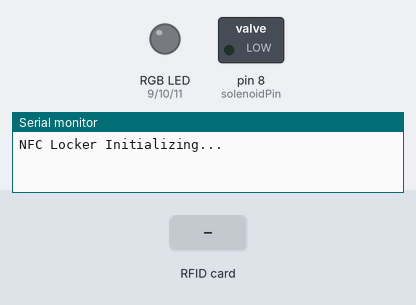
A sketch run on a simulated Arduino Uno, built with avr-gcc and run on an emulated ATmega328P. Shown: switched loads named in the sketch (green lamp = pin HIGH), an RGB LED mixed from three pins (HIGH = lit), the last lines printed to the serial monitor. Dashed ring = blinking. The inputs (shaded band) are chosen by the test bench.

Above: at 5.8 s.
5.9 s: RFID card 5E 7A 19 C4 held to the reader
At 10.37 s:
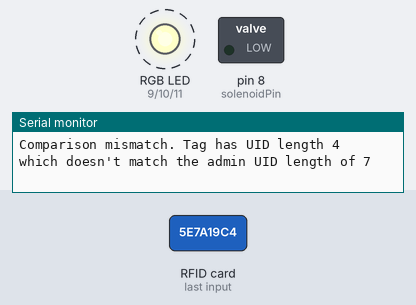
Timing chart, 0 to 12.4 s (numbered marks = the images above; inputs shaded):
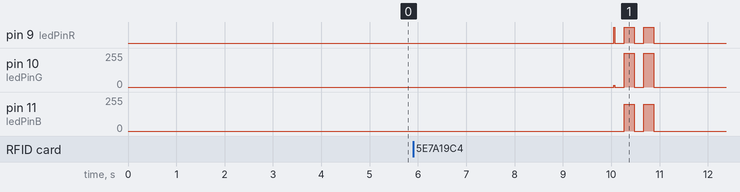

The sketch:

nfc_locker.ino
```cpp
/*
Arduino Uno Pinout:
  PN532 Module:
    A4 - SDA
    A5 - SCL
  LED:
    9  - Red
    10 - Green
    11 - Blue
  Solenoid:
    8  - (+)
*/

#include <Wire.h> // Included library for I2C communication
// The PN532 libraries in use here can be found at https://github.com/elechouse/PN532
// The PN532 module is using I2C for communication, make sure the DIP switches on the module are set appropriatley (1 = ON, 2 = OFF)
#include <PN532_I2C.h>
#include <PN532.h>
#include <NfcAdapter.h> // Part of the NDEF library (https://github.com/don/NDEF)
// Registered tags are stored in the EEPROM. The 0th byte stores the count of currently registered tags.
// The remaineder of the EEPROM stores the byte values of each registered tag with starting addresses of 1, 1 + maxUidLength, 1 + 2*maxUidLength, etc.
#include <EEPROM.h>
PN532_I2C pn532_i2c(Wire);
NfcAdapter nfc = NfcAdapter(pn532_i2c);
// Baud rate is the rate of serial communication. This value should match:
// 1. The Arduino (Windows Device Manager > Ports > Arduino Uno > Properties > Port Settings > Bits per seccond)
// 2. The Arduino serial monitor (Ctrl+Shift+M)
const long baudrate = 115200;
const int loopDelay = 5; // The general delay (in seconds) between read attempts
const int registrarDelay = 5; // The delay (in seconds) between detection of a registrar tag and the next read (the tag to be registered)
const int unlockTime = 5; // The amount of time (in seconds) the solenoid is retracted after successful authentication
// Admin UIDs
const int adminUidLength = 7; // Length in bytes of ALL admin UIDs
const unsigned int masterEntries = 1; // Number of master ID entries
const byte masterIDs[] = {
//  0x00,  0x00, 0x00, 0x00, 0x00, 0x00, 0x00 // Example entry
  };
const unsigned int registrarEntries = 1; // Number of registrar ID entries
const byte registrarIDs[] = {
//  0x00,  0x00, 0x00, 0x00, 0x00, 0x00, 0x00 // Example entry
  };
const unsigned int clearEntries = 1; // Number of clear ID entries
const byte clearIDs[] = {
//  0x00,  0x00, 0x00, 0x00, 0x00, 0x00, 0x00 // Example entry
  };
// Max UID length in bytes. Typical UID lengths are 4, 7, and (less typically) 11 bytes.
// Lowering this value will increase the number of tags that can be registered with the tradeoff of dropping support for tags with larger UIDs
const int maxUidLength = 7;
const int regCount = 0; // EEPROM address of the count of registered tags
// Hardware pins
const int ledPinR = 9;
const int ledPinG = 10;
const int ledPinB = 11;
const int solenoidPin = 8;
const int errorBlinkRate = 200;

void setup(void) {
  Serial.begin(baudrate);
  Serial.println("NFC Locker Initializing...");
  // Initialize Indicator LED
  pinMode(ledPinR, OUTPUT);
  pinMode(ledPinG, OUTPUT);
  pinMode(ledPinB, OUTPUT);
  setLed(255,0,0);
  // Initialize Solenoid pin
  pinMode(solenoidPin, OUTPUT);
  digitalWrite(solenoidPin, LOW);
  // Initialize the PN532 NFC module
  nfc.begin();
}
void loop(void) {
  setLed(0,0,0);
  delay(loopDelay * 1000);
  if (nfc.tagPresent()) {
    Serial.println("NFC tag present. Attempting read...");
    setLed(255,15,0); // Orange
    NfcTag tag = nfc.read();
    // tag.print();
    // Serial.println(tag.getUidString());
    int readUidLength = tag.getUidLength();
    // If the UID is of a valid length, continue processing.
    if (readUidLength <= maxUidLength) {
      byte readUid[readUidLength];
      tag.getUid(readUid, readUidLength);

      String readUidString = "Tag UID: ";
      for(int i = 0; i < readUidLength; i++) {
        readUidString += (String(readUid[i], (unsigned char)HEX) + " ");
      }
      Serial.println(readUidString);

      // If the tag is registered, open the locker
      if (idRegCheck(readUid, readUidLength)) {
        Serial.println("Registered tag present. Opening the locker...");
        digitalWrite(solenoidPin, HIGH);
        delay(unlockTime*1000);
        digitalWrite(solenoidPin, LOW);
      }
      // If tag is a master tag, open the locker
      else if (idListCheck(readUid, readUidLength, masterIDs, masterEntries)) {
        Serial.println("Master tag present. Opening the locker...");
        digitalWrite(solenoidPin, HIGH);
        delay(unlockTime*1000);
        digitalWrite(solenoidPin, LOW);
      }
      // If the tag is a registrar tag, proceed to register the next tag read
      else if (idListCheck(readUid, readUidLength, registrarIDs, registrarEntries)) {
        setLed(0, 255, 0); // Green
        Serial.println("Registrar tag present. Attempting read of tag to register...");
        delay(registrarDelay * 1000);
        while (!nfc.tagPresent()) {
          delay(loopDelay * 1000);
        }
        setLed(0, 0, 255); // Blue
        Serial.println("NFC tag present. Attempting read for registration...");
        tag = nfc.read();
        readUidLength = tag.getUidLength();
        if (readUidLength <= maxUidLength) {
          readUid[readUidLength];
          tag.getUid(readUid, readUidLength);

          readUidString = "Registering tag: ";
          for(int i = 0; i < readUidLength; i++) {
            readUidString += (String(readUid[i], (unsigned char)HEX) + " ");
          }
          Serial.println(readUidString);

          // If the tag is not an admin tag or a registered tag, register it
          if (!idListCheck(readUid, readUidLength, masterIDs, masterEntries) and !idListCheck(readUid, readUidLength, registrarIDs, registrarEntries) and !idListCheck(readUid, readUidLength, clearIDs, clearEntries) and !idRegCheck(readUid, readUidLength)){
            registerTag(readUid, readUidLength);
            ledBlink(0, 255, 0, errorBlinkRate, 4); // Purple
          }
          else {
            ledBlink(0, 0, 255, errorBlinkRate, 3);  // Blue
          }
        }
        else {
          Serial.println("(E102) Tag Error: Attempt to register a tag with UID length of " + String(readUidLength) + " which is longer than the allowed UID length of " + maxUidLength);
          ledBlink(0, 0, 255, errorBlinkRate, 4); // Blue
        }
      }
      // If the tag is a clear tag, proceed to clear all registered tags
      else if (idListCheck(readUid, readUidLength, clearIDs, clearEntries)) {
        setLed(255, 15, 15); // Pink
        Serial.println("Clear tag present. Clearing all registered tags...");
        for (int i = 0 ; i < EEPROM.length() ; i++) {
          EEPROM.write(i, 0);
        }
      }
      // The tag doesn't belong to a recognized category, do nothing
      else {
        ledBlink(255, 255, 200, errorBlinkRate, 2); // White
        Serial.println("Unrecognized tag.");
      }
    }
    else {
      Serial.println("(E101) Tag Error: This tag has a UID length of " + String(readUidLength) + " which is longer than the allowed UID length of " + maxUidLength);
      ledBlink(255, 0, 0, errorBlinkRate, 3); // Red
    }
  }
}
// Check if the provided uid is part of the provided idList
bool idListCheck(byte *uid, unsigned int uidLength, byte *idList, unsigned int idListEntries) {
  // Serial.println("Comparing ID to an admin ID list");
  if (uidLength != adminUidLength) {
    Serial.println("Comparison mismatch. Tag has UID length " + String(uidLength) + " which doesn't match the admin UID length of " + adminUidLength);
    return false;
  }
  // Serial.println("Admin UID Length = " + String(adminUidLength));
  // Serial.println("Tag UID Length = " + String(uidLength));
  // Serial.println("sizeof ID list = " + String(sizeof(idList)));
  // for each ID in the IDlist
  for (int i = 0; i < idListEntries; i++) {
    bool matchState = true; // No comparison has been done at this point, still potentially a match
    // compare each byte of the current ID list ID to the provided UID
    for (int j = 0; j < adminUidLength; j++) {
      // Serial.println("Comparint byte " + String(uid[j], (unsigned char)HEX) + " to " + String(idList[(i*adminUidLength) + j], (unsigned char)HEX));
      if (uid[j] != idList[(i*adminUidLength) + j]) {
        matchState = false; // A byte mismatch was found
        break; // No need to compare the UID to this ID list entry any further
      }
    }
    // if the match state is still true, the UID matched a list entry, return true
    if (matchState) {
      return true;
    }
    // This ID list entry wasn't a match, proceed to check the next entry
  }
  // Serial.println("Comparison mismatch. All ID list entries checked, no match found.");
  return false; // No match was found
}
// TODO: Check if the provided uid is registered in the EEPROM
bool idRegCheck(byte *uid, unsigned int uidLength) {
  int regTagCount = int(EEPROM.read(0)); // The current count of registered tags
  // for each registered tag
  for (int i = 0; i < regTagCount; i++) {
    bool matchState = true; // No comparison has been done at this point, still potentially a match
    // compare each byte of the provided UID with the registered ID
    for (int j = 0; j < uidLength; j++) {
      if (uid[j] != EEPROM.read(((i*maxUidLength) + 1) + j)) {
        matchState = false; // A byte mismatch was found
        break; // No need to compare the UID to this registered ID any further
      }
    }
    // if the match state is still true, the UID matched a registered ID, return true
    if (matchState) {
      return true;
    }
    // This registered ID wasn't a match, proceed to check the next entry
  }
  // Serial.println("Comparison mismatch. All registered IDs checked, no match found.");
  return false;
}
// Register the provided tag to the EEPROM
bool registerTag(byte *uid, unsigned int uidLength) {
  int regTagCount = int(EEPROM.read(0)); // The current count of registered tags
  int writeAddress = (maxUidLength * regTagCount) + 1; // The next starting address to write a tag to
  // Write each byte of the UID to the appropriate place in the EEPROM
  for (int i = 0; i < uidLength; i++) {
    EEPROM.write(writeAddress + i, uid[i]);
  }
  // Increment the count of registered tags
  EEPROM.write(0, EEPROM.read(0) + 1);
  Serial.println("Tag successfully registered.");
  return true;
}
// Set the RGB LED to the provided RGB value (each 'val' should be between 0 and 255)
void setLed (int rVal, int gVal, int bVal) {
  analogWrite (ledPinR, rVal);
  analogWrite (ledPinG, gVal);
  analogWrite (ledPinB, bVal);
}
// Blink the RGB LED given the provided RGB value, the time for each half cycle (time off, time on, in ms) and the number of blinks
void ledBlink (int rVal, int gVal, int bVal, int halfCycle, int blinkCount) {
  for (int i = 0; i < blinkCount; i++) {
    setLed(0, 0, 0);
    delay(halfCycle);
    setLed(rVal, gVal, bVal);
    delay(halfCycle);
  }
}
```

Measured:
- after the input at 5.9 s, pin 9 (ledPinR): LOW → HIGH after 4.2 s, then repeats every 0.40 s: LOW 0.20 s, HIGH 0.20 s, until it stays LOW from 10.9 s; pin 10 (ledPinG): alternates 255/255 for 0.20 s and 0/255 for 0.20 s, 4 changes in all, then stays 0/255, starting after 4.4 s
